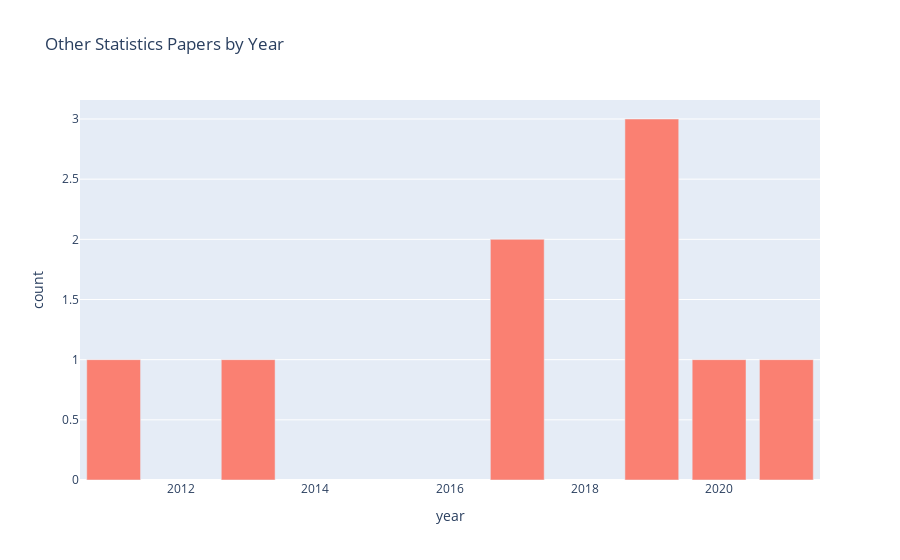

The code cell stored with this chart in its notebook:
### Code cell
top = 'Other Statistics'
px.bar(cat_year_num.query("category == @top"), x = 'year', y = 'count', title= top + " Papers by Year", color_discrete_sequence=['salmon'])

### Figure 1 — Plotly figure (JSON) as saved in the notebook; plotly's stock layout.template omitted (floating-point values rounded to 4 significant figures)
{"data": [{"hovertemplate": "year=%{x}<br>count=%{y}<extra></extra>", "legendgroup": "", "marker": {"color": "salmon", "pattern": {"shape": ""}}, "name": "", "orientation": "v", "showlegend": false, "textposition": "auto", "type": "bar", "x": [2011, 2013, 2017, 2019, 2020, 2021], "xaxis": "x", "y": [1, 1, 2, 3, 1, 1], "yaxis": "y"}], "layout": {"barmode": "relative", "legend": {"tracegroupgap": 0}, "title": {"text": "Other Statistics Papers by Year"}, "xaxis": {"anchor": "y", "domain": [0, 1], "title": {"text": "year"}}, "yaxis": {"anchor": "x", "domain": [0, 1], "title": {"text": "count"}}}}
